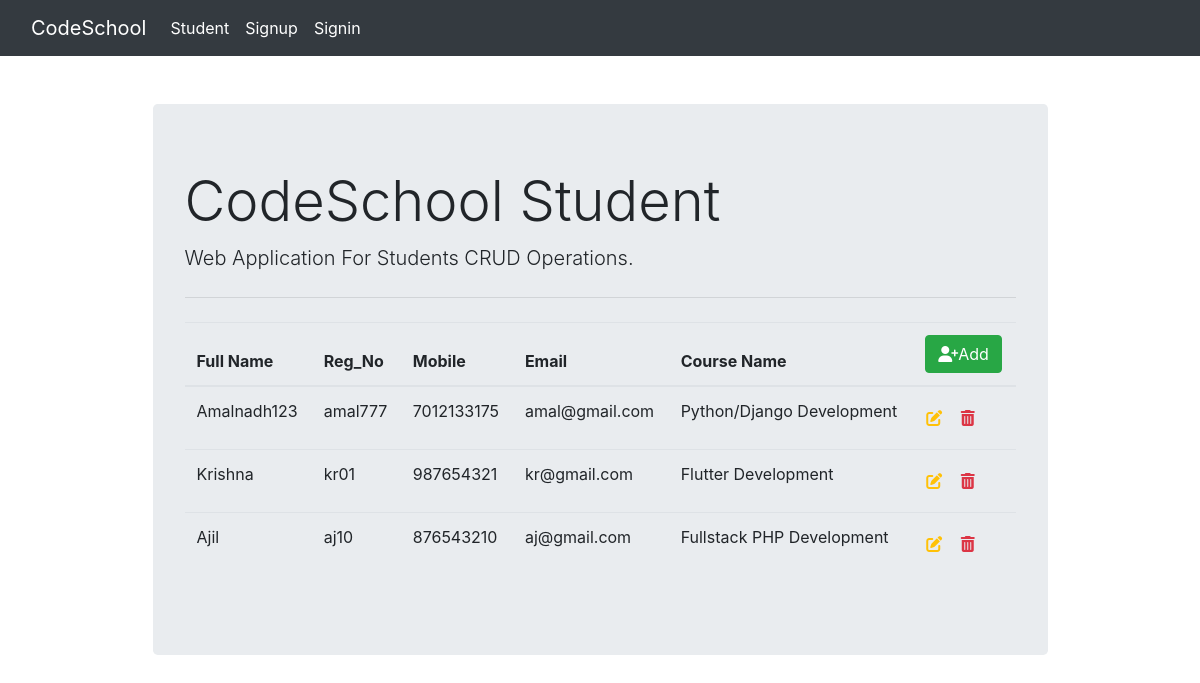
Screenshot of /student_list with the database file from the repository.
### student_crud/models.py (models this page shows, shortened)
class Student(models.Model):
    fullname=models.CharField(max_length=150)
    reg_no=models.CharField(max_length=10)
    mobile=models.CharField(max_length=10)
    email=models.EmailField()
    course_name=models.ForeignKey(Course,on_delete=models.CASCADE)

class Course(models.Model):
    course_name=models.CharField(max_length=100)
    def __str__(self):
        return self.course_name

### student_crud/views.py (the view)
# urls.py: path('student_list',views.student_list,name='student_list'),
def student_list(request):
    student=Student.objects.all()
    context={
        'studentlist':student
    }
    return render(request,'student_list.html',context)

### templates/student_list.html (shortened to what this page needs)
{% extends 'base.html' %}
{% block content %}
<table class="table">
    <thead class="">
        <tr>
            <th scope="col">Full Name</th>
            <th scope="col">Reg_No</th>
            <th scope="col">Mobile</th>
            <th scope="col">Email</th>
            <th scope="col">Course Name</th>
            <th scope="col">
                <a href="{% url 'student_form' %}" class="btn btn-success"><i class="fa-solid fa-user-plus"></i>Add</a>
            </th>
        </tr>
    </thead>
    <tbody>
        {% for student in studentlist %}
        <tr>
            <td>{{student.fullname}}</td>
            <td>{{student.reg_no}}</td>
            <td>{{student.mobile}}</td>
            <td>{{student.email}}</td>
            <td>{{student.course_name}}</td>
            <td>
                <a href="{% url 'student_update' student.id %}" class="btn text-warning px-0"><i class="fa-solid fa-pen-to-square"></i></a>
                <form action="{% url 'delete' student.id %}" method="post" class="d-inline">
                    <button  type="submit" class="btn">
                        <i class="fa-solid fa-trash-can text-danger float-right"></i>
                      </button>
                </form>
            </td>
        </tr>
        {% endfor %}
    </tbody>
</table>
    {% endblock %}

### rows the page displays
Student: fullname "Amalnadh123", reg_no "amal777", mobile "7012133175", email "amal@gmail.com", course_name "Python/Django Development"
Student: fullname "Krishna", reg_no "kr01", mobile "987654321", email "kr@gmail.com", course_name "Flutter Development"
Student: fullname "Ajil", reg_no "aj10", mobile "876543210", email "aj@gmail.com", course_name "Fullstack PHP Development"
